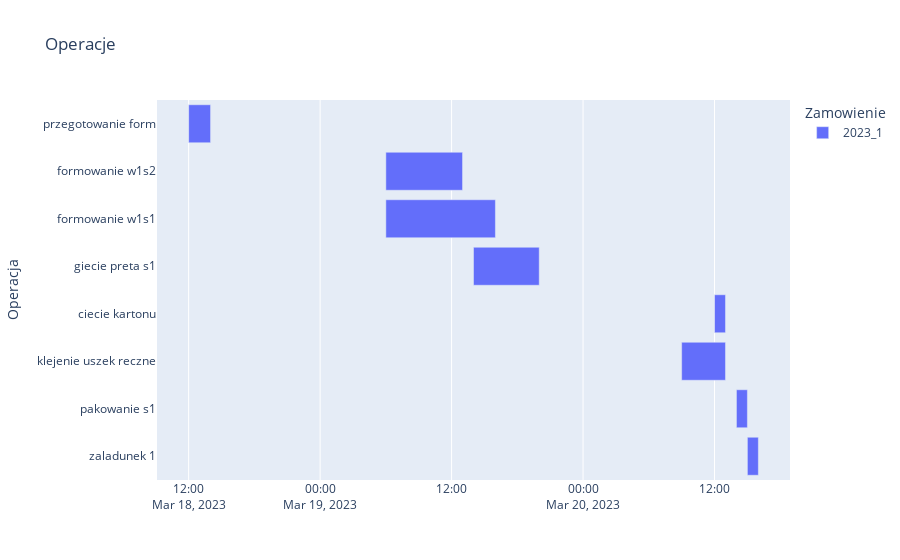

Notebook source saved alongside this figure:
### Code cell
fig = px.timeline(tabela_operacje, x_start="Start", x_end="End", y="Operacja", color="Zamowienie",title="Operacje", hover_data=["Produkt"])
# fig.update_yaxes(autorange="reversed")
fig.show()

### Figure 1 — Plotly figure (JSON) as saved in the notebook; plotly's stock layout.template omitted (floating-point values rounded to 4 significant figures)
{"data": [{"alignmentgroup": "True", "base": ["2023-03-20T15:00:00", "2023-03-20T14:00:00", "2023-03-20T09:00:00", "2023-03-20T12:00:00", "2023-03-19T14:00:00", "2023-03-19T06:00:00", "2023-03-19T06:00:00", "2023-03-18T12:00:00"], "customdata": [["Prod_1"], ["Prod_1"], ["Asor_1"], ["Prod_1"], ["Asor_1"], ["Asor_1"], ["Asor_1"], ["Asor_1"]], "hovertemplate": "Zamowienie=2023_1<br>Start=%{base}<br>End=%{x}<br>Operacja=%{y}<br>Produkt=%{customdata[0]}<extra></extra>", "legendgroup": "2023_1", "marker": {"color": "#636efa", "pattern": {"shape": ""}}, "name": "2023_1", "offsetgroup": "2023_1", "orientation": "h", "showlegend": true, "textposition": "auto", "type": "bar", "x": [3600000, 3600000, 14400000, 3600000, 21600000, 36000000, 25200000, 7200000], "xaxis": "x", "y": ["zaladunek 1", "pakowanie s1", "klejenie uszek reczne", "ciecie kartonu", "giecie preta s1", "formowanie w1s1", "formowanie w1s2", "przegotowanie form"], "yaxis": "y"}], "layout": {"barmode": "overlay", "legend": {"title": {"text": "Zamowienie"}, "tracegroupgap": 0}, "title": {"text": "Operacje"}, "xaxis": {"anchor": "y", "domain": [0, 1], "type": "date"}, "yaxis": {"anchor": "x", "domain": [0, 1], "title": {"text": "Operacja"}}}}
